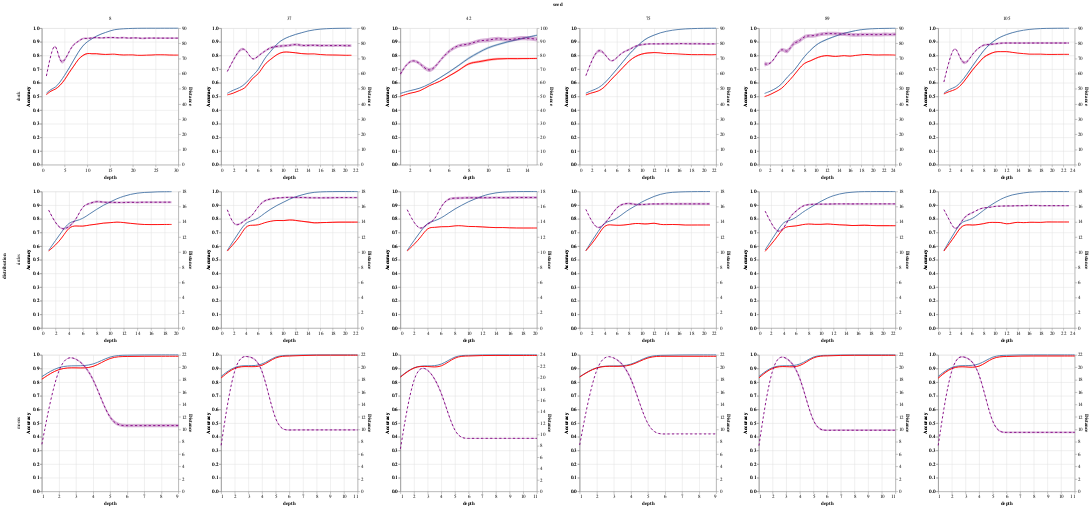

The cell this chart's notebook holds for it:
### Code cell
base = alt.Chart(
    df_stats.collect()
).encode(
    x=alt.X("depth").title("depth")
)

line0 = base.mark_line(interpolate="basis").encode(
    y=alt.Y("train acc_mean:Q").axis(title="Accuracy", orient="left").scale(domain=[0,1]),
)

line1 = base.mark_line(interpolate="basis", color="red").encode(
    y=alt.Y("test acc_mean:Q").axis(title="Accuracy", orient="left").scale(domain=[0,1])
)

line2 = base.mark_line(interpolate="basis", color="purple", strokeDash=[5,5]).encode(
    y=alt.Y("adv distance_mean:Q").axis(title="Distance", orient="right")
)



ci_band0 = base.mark_area(
    opacity=0.3,
    interpolate="basis",
).encode(
    y=alt.Y("train acc_ci_lb:Q").axis(title="Accuracy", orient="left").scale(domain=[0,1]),
    y2=alt.Y2("train acc_ci_ub:Q")
)

ci_band1 = base.mark_area(
    opacity=0.3,
    interpolate="basis",
    color="red"
).encode(
    y=alt.Y("test acc_ci_lb:Q").axis(title="Accuracy", orient="left").scale(domain=[0,1]),
    y2=alt.Y2("test acc_ci_ub:Q")
)

ci_band2 = base.mark_area(
    opacity=0.3,
    interpolate="basis",
    color="purple"
).encode(
    y=alt.Y("adv distance_ci_lb:Q").axis(title="Distance", orient="right"),
    y2=alt.Y2("adv distance_ci_ub:Q")
)

alt.layer(line0 + line1 + ci_band0, ci_band1, line2 + ci_band2).resolve_scale(y="independent").facet(
    column="seed", 
    row="distribution"
).resolve_scale(
    x="independent",
    y="independent"
)

# chart.show()

### Figure 1 — Vega-Lite specification as saved in the notebook (floating-point values rounded to 4 significant figures; data arrays with more than 128 entries replaced by an {"elided": "..."} marker saying what was removed)
{"config": {"view": {"continuousWidth": 300, "continuousHeight": 300}}, "data": {"name": "data-9d76ac6308b1b7edca80d040d83efa44"}, "facet": {"column": {"field": "seed", "type": "quantitative"}, "row": {"field": "distribution", "type": "nominal"}}, "spec": {"layer": [{"layer": [{"mark": {"type": "line", "interpolate": "basis"}, "encoding": {"x": {"field": "depth", "title": "depth", "type": "quantitative"}, "y": {"axis": {"title": "Accuracy", "orient": "left"}, "field": "train acc_mean", "scale": {"domain": [0, 1]}, "type": "quantitative"}}}, {"mark": {"type": "line", "color": "red", "interpolate": "basis"}, "encoding": {"x": {"field": "depth", "title": "depth", "type": "quantitative"}, "y": {"axis": {"title": "Accuracy", "orient": "left"}, "field": "test acc_mean", "scale": {"domain": [0, 1]}, "type": "quantitative"}}}, {"mark": {"type": "area", "interpolate": "basis", "opacity": 0.3}, "encoding": {"x": {"field": "depth", "title": "depth", "type": "quantitative"}, "y": {"axis": {"title": "Accuracy", "orient": "left"}, "field": "train acc_ci_lb", "scale": {"domain": [0, 1]}, "type": "quantitative"}, "y2": {"field": "train acc_ci_ub"}}}]}, {"mark": {"type": "area", "color": "red", "interpolate": "basis", "opacity": 0.3}, "encoding": {"x": {"field": "depth", "title": "depth", "type": "quantitative"}, "y": {"axis": {"title": "Accuracy", "orient": "left"}, "field": "test acc_ci_lb", "scale": {"domain": [0, 1]}, "type": "quantitative"}, "y2": {"field": "test acc_ci_ub"}}}, {"layer": [{"mark": {"type": "line", "color": "purple", "interpolate": "basis", "strokeDash": [5, 5]}, "encoding": {"x": {"field": "depth", "title": "depth", "type": "quantitative"}, "y": {"axis": {"title": "Distance", "orient": "right"}, "field": "adv distance_mean", "type": "quantitative"}}}, {"mark": {"type": "area", "color": "purple", "interpolate": "basis", "opacity": 0.3}, "encoding": {"x": {"field": "depth", "title": "depth", "type": "quantitative"}, "y": {"axis": {"title": "Distance", "orient": "right"}, "field": "adv distance_ci_lb", "type": "quantitative"}, "y2": {"field": "adv distance_ci_ub"}}}]}], "resolve": {"scale": {"y": "independent"}}}, "resolve": {"scale": {"x": "independent", "y": "independent"}}, "$schema": "https://vega.github.io/schema/vega-lite/v6.1.0.json", "datasets": {"data-9d76ac6308b1b7edca80d040d83efa44": {"elided": "324 records"}}}
